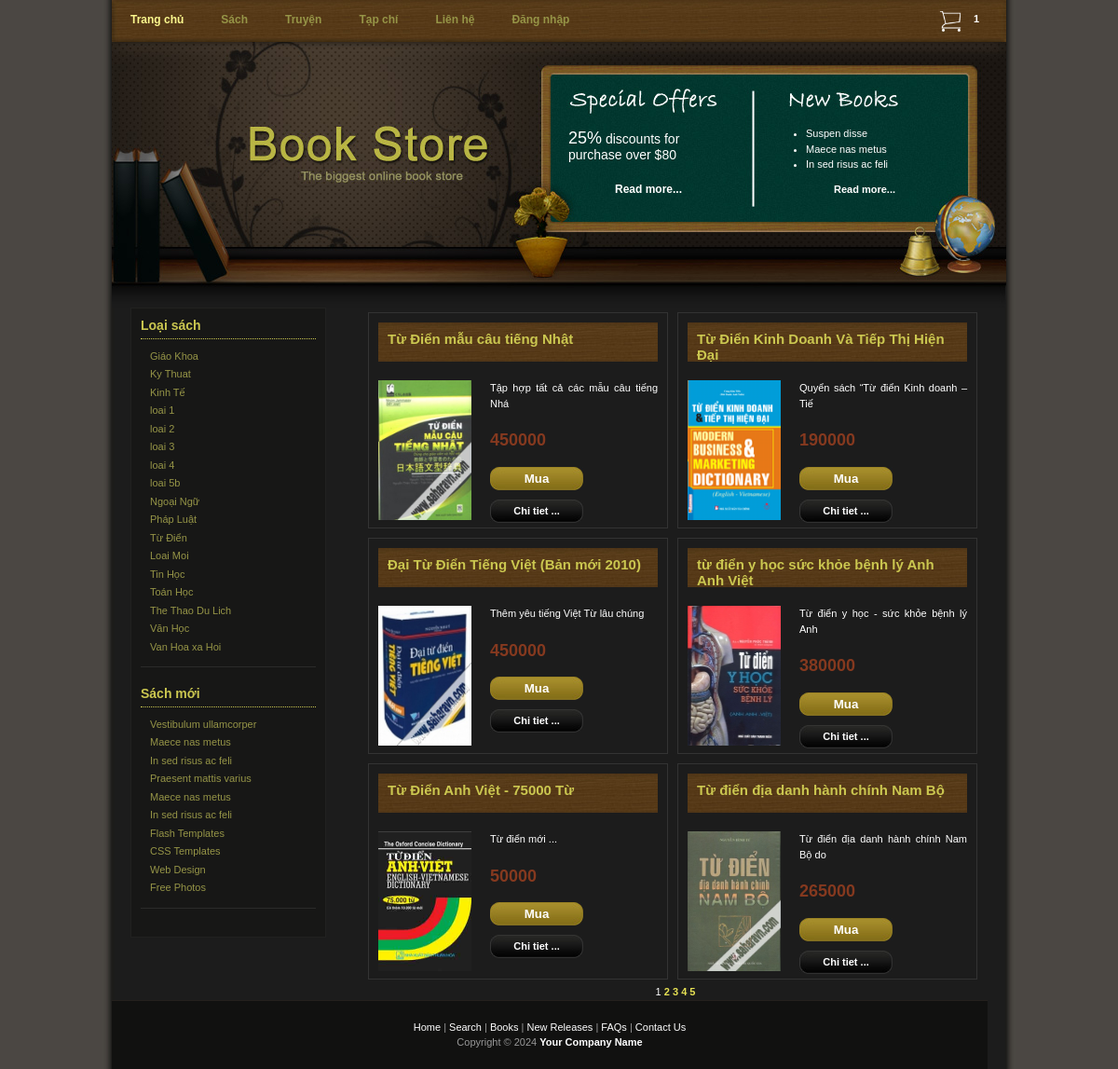
The page / on the database its author committed.
### tables this page shows
CREATE TABLE IF NOT EXISTS `loai` (
  `maloai` varchar(5) NOT NULL,
  `tenloai` varchar(50) NOT NULL,
  PRIMARY KEY (`maloai`)
);

CREATE TABLE IF NOT EXISTS `sach` (
  `masach` varchar(15) NOT NULL,
  `tensach` varchar(250) NOT NULL,
  `mota` text NOT NULL,
  `gia` int(10) NOT NULL,
  `hinh` varchar(50) NOT NULL,
  `manxb` varchar(5) NOT NULL,
  `maloai` varchar(5) NOT NULL,
  PRIMARY KEY (`masach`),
  KEY `manxb` (`manxb`,`maloai`),
  KEY `maloai` (`maloai`),
  CONSTRAINT `sach_ibfk_1` FOREIGN KEY (`manxb`) REFERENCES `nhaxb` (`manxb`) ON UPDATE CASCADE,
  CONSTRAINT `sach_ibfk_2` FOREIGN KEY (`maloai`) REFERENCES `loai` (`maloai`) ON UPDATE CASCADE
);

### classes/Db.class.php (called while the page is built, shortened)
<?php
class Db{
		private $pdo= null;
		public function __construct()
		{
			$driver="mysql:host=". HOST."; dbname=". DB_NAME;
			try
			{
				$this->pdo = new PDO($driver, DB_USER, DB_PASS);
				$this->pdo->query("set names 'utf8' ");
			}
			catch(PDOException $e)
			{
				echo "Err:". $e->getMessage();	exit();
			}
		}
		private function query($sql, $arr = array(), $mode = PDO::FETCH_ASSOC)
		{
			$stm = $this->pdo->prepare($sql);
			if (!$stm->execute( $arr))
				{
				echo "Sql lỗi.";
				echo $this->sql_debug($sql,$arr);
				}
			return $stm->fetchAll($mode);
		}
		public function exeQuery($sql,  $arr = array(), $mode = PDO::FETCH_ASSOC)
		{
			return $this->query($sql, $arr, $mode);
		}
	}
?>

### classes/Loai.class.php (called while the page is built, shortened)
<?php
class Loai extends Db{
	public function tatCa()
	{
		$sql="select * from loai";
		return $this->exeQuery($sql);
	}
}
?>

### classes/Sach.class.php (called while the page is built, shortened)
<?php
class Sach extends Db{
	public function tongSoSach()
	{
		$sql="select count(*) from sach";
		$t=$this->exeQuery($sql,array(),PDO::FETCH_NUM);
		return $t[0][0];
	}
}
?>

### index.php (the view, shortened to what this page needs)
<!DOCTYPE html>
<html>
<head>
    <link href="css/templatemo_style.css" rel="stylesheet" type="text/css" />
    <link href="css/modal.css" rel="stylesheet" type="text/css" />
</head>
<body>
<?php
    $db=new Db();
?>
<div id="templatemo_container">
	<div id="templatemo_menu">
    	<ul>
            <li><a href="index.php" class="current">Trang chủ</a></li>
            <li><a href="subpage.html">Sách</a></li>
            <li><a href="subpage.html">Truyện</a></li>
            <li><a href="#">Tạp chí</a></li>
            <li><a href="#">Liên hệ</a></li>
            <li>
            <?php
                if(isset($_SESSION['user']))
                    echo "Xin chao ",$_SESSION['user'];
                else
                    echo '<a href="#" id="myBtn" onclick="moformlogin()">Đăng nhập</a>';
            ?>
            </li>
        </ul>
        <div id="cartinfo">1</div>
        <div id="cart-box">
            <a href="index.php?mo=cart"><img width="30" class="cart" src="images/cart-lrg.png"  alt="Cart" /></a>
        </div>
    </div>
    <div id="templatemo_header">
    	<div id="templatemo_special_offers">
        	<p>
                <span>25%</span> discounts for
        purchase over $80
        	</p>
			<a href="subpage.html" style="margin-left: 50px;">Read more...</a>
        </div>
        <div id="templatemo_new_books">
        	<ul>
                <li>Suspen disse</li>
                <li>Maece nas metus</li>
                <li>In sed risus ac feli</li>
            </ul>
            <a href="subpage.html" style="margin-left: 50px;">Read more...</a>
        </div>
    </div>
    <div id="templatemo_content">
        <div id="templatemo_content_left">
        	<div class="templatemo_content_left_section">
            	<h1>Loại sách</h1>
                <ul>
                <?php
                $loaiDB=new Loai();
                $loais=$loaiDB->tatCa();
                foreach($loais as $loai)
                {
                ?>
                    <li><a href="index.php?loai=<?php echo $loai['maloai']; ?>"><?php echo $loai['tenloai']; ?></a></li>
                <?php } ?>
            	</ul>
            </div>
			<div class="templatemo_content_left_section">
            	<h1>Sách mới</h1>
                <ul>
                    <li><a href="#">Vestibulum ullamcorper</a></li>
                    <li><a href="#">Maece nas metus</a></li>
                    <li><a href="#">In sed risus ac feli</a></li>
                    <li><a href="#">Praesent mattis varius</a></li>
                    <li><a href="#">Maece nas metus</a></li>
                    <li><a href="#">In sed risus ac feli</a></li>
                    <li><a href="#">Flash Templates</a></li>
                    <li><a href="#">CSS Templates</a></li>
                    <li><a href="#">Web Design</a></li>
                    <li><a href="http://www.photovaco.com" target="_parent">Free Photos</a></li>
            	</ul>
            </div>
        </div>
        <div id="templatemo_content_right">
            <?php include "sach.php"; ?>
        </div>
    </div>
    <div id="templatemo_footer">
	       <a href="subpage.html">Home</a> | <a href="subpage.html">Search</a> | <a href="subpage.html">Books</a> | <a href="#">New Releases</a> | <a href="#">FAQs</a> | <a href="#">Contact Us</a><br />
        Copyright © 2024 <a href="#"><strong>Your Company Name</strong></a>
    </div>
</div>
</body>
</html>

### sach.php (shortened to what this page needs)
<?php
$sachDB=new Sach();
if(isset($_GET['loai']))
{
    $tongSach=$sachDB->tongSoSach1Loai($_GET['loai']);
}else
{
    $tongSach=$sachDB->tongSoSach();
}
$page=isset($_GET['p'])?$_GET['p']:1;
$bd=($page-1)*SACH_1_TRANG;
if(isset($_GET['loai']))
{
    $sachs=$db->exeQuery("select masach,tensach,mota, gia,hinh from sach where maloai=? limit $bd,".SACH_1_TRANG,array($_GET['loai']));
}else
{
    $sachs=$db->exeQuery("select masach,tensach,mota, gia,hinh from sach limit $bd,".SACH_1_TRANG);
}
foreach($sachs as $sach)
{
?>
<div class="templatemo_product_box">
    <h1><?php echo $sach['tensach'];?></h1>
    <img src="images/sach/<?php echo $sach['hinh'];?>" alt="image" />
    <div class="product_info">
        <p><?php echo substr($sach['mota'],0,50);?></p>
        <h3><?php echo $sach['gia'];?></h3>
        <button class="buy_now_button my-btn" type="button" onclick="chonMua('<?php echo $sach['masach'];?>')"> Mua </button>
        <div class="detail_button"><a href="#">Chi tiet ...</a></div>
    </div>
</div>
<?php } ?>
<div class="phantrang" style="text-align:center">
    <?php
    $sotrang=ceil($tongSach/SACH_1_TRANG);
    if($sotrang>1)
    for($i=1;$i<=$sotrang;$i++)
        if($i==$page)
            echo " ",$i," ";
        else
        if(isset($_GET['loai']))
        echo '<a href="index.php?loai='.$_GET['loai'].'&p='.$i.'"> ',$i,' </a>';
        else
            echo '<a href="index.php?p='.$i.'"> ',$i,' </a>';
    ?>
</div>

### css/templatemo_style.css (style rules this page uses)
body { margin: 0; padding: 0; line-height: 1.5em; font-family: Verdana, Arial, san-serif; font-size: 11px; color: #ffffff; background: #4b4743; }
a:link, a:visited { color: #e6e154; text-decoration: none; font-weight: bold; }
p { margin: 0px; padding: 0px; }
img { margin: 0px; padding: 0px; border: none; }
.buy_now_button { text-align: center; border: none; width: 100px; padding: 5px 0 5px 0; margin-bottom: 10px; background: url(../images/templatemo_btn_02.jpg) no-repeat; color: #FFFFFF; font-weight: bold; text-decoration: none; }
.detail_button a { clear: both; text-align: center; display: block; width: 100px; padding: 4px 0 5px 0; margin-bottom: 10px; background: url(../images/templatemo_btn_01.jpg) no-repeat; color: #ffffff; font-weight: bold; text-decoration: none; }
#templatemo_container { width: 960px; margin: 0 auto; padding: 0 10px; background: #1c1c1b url(images/templatemo_bg.jpg) repeat-y; }
#templatemo_menu { clear: both; width: 960px; height: 45px; background: url(../images/templatemo_menu_bg.jpg) no-repeat; }
#templatemo_menu ul { padding: 13px 0 0 0; margin: 0; list-style: none; }
#templatemo_menu ul li { display: inline; }
#templatemo_menu ul li a { float: left; padding: 0 20px; font-size: 12px; font-weight: bold; text-align: center; text-decoration: none; color: #969547; }
#templatemo_menu li a:hover, #templatemo_menu li .current { color: #fcf88e; }
#templatemo_header { clear: both; width: 960px; height: 285px; padding: 0; margin: 0; background: url(../images/templatemo_header_bg.jpg) no-repeat; }
#templatemo_header a,a:hover { color: #ffffff; }
#templatemo_header #templatemo_special_offers { float: left; font-size: 14px; margin-top: 95px; margin-left: 490px; width: 180px; }
#templatemo_special_offers a { font-size: 12px; }
#templatemo_special_offers p { margin: 0 0 20px 0; }
#templatemo_special_offers p span { font-size: 18px; }
#templatemo_header #templatemo_new_books { float: left; margin-top: 90px; margin-left: 55px; width: 180px; }
#templatemo_new_books ul { margin: 0 0 10px 0; padding: 0 0 0 20px; }
#templatemo_new_books li { margin: 0; padding: 0; }
#templatemo_content { clear: both; width: 920px; padding: 0 20px; }
#templatemo_content #templatemo_content_left { float: left; width: 188px; padding: 10px; background-color: #171716; border: 1px solid #212120; }
#templatemo_content #templatemo_content_right { float: right; width: 670px; }
#templatemo_content_left .templatemo_content_left_section { clear: both; padding-bottom: 10px; border-bottom: 1px solid #2b2b2a; margin-bottom: 20px; }
.templatemo_content_left_section h1 { font-size: 14px; color: #cbc750; padding: 0 0 5px 0; margin: 0 0 10px 0; border-bottom: 1px dotted #cbc750; }
.templatemo_content_left_section ul { padding: 0; margin: 0; }
.templatemo_content_left_section ul li { padding: 0 0 3px 10px; list-style: none; }
.templatemo_content_left_section ul li a { font-weight: normal; text-decoration: none; color: #969547; }
#templatemo_content_right .templatemo_product_box { float: left; width: 300px; height: 210px; padding: 10px; border: 1px solid #333; margin: 5px; }
#templatemo_content_right h1 { padding: 10px; margin: 0 0 20px 0; font-size: 15px; color: #cbc750; background: url(images/templatemo_h1_bg.jpg); }
#templatemo_content_right h3 { padding: 0; margin: 0 0 20px 0; font-size: 18px; color: #85391f; }
#templatemo_content_right p { text-align: justify; padding: 0 0 8px 0; }
.templatemo_product_box h1 { overflow: hidden; height: 22px; }
.templatemo_product_box img { float: left; margin-right: 20px; width: 100px; height: 150px; }
.templatemo_product_box .product_info { float: left; width: 180px; }
.product_info p { margin-bottom: 15px; }
#templatemo_footer { clear: both; width: 940px; padding: 20px 0px 20px 0; text-align: center; border-top: 1px solid #25211e; color: #999; background-color: #111110; }
#templatemo_footer a { color: #fff; font-weight: normal; }
#cartinfo { line-height: 24px; width: 20px; float:right; margin-right:15px; margin-top:-5px; font-weight: bold; }
#cart-box { width: 30px; float:right; margin-right:10px; margin-top:-5px; }

### rows shown on the page
loai: tenloai "Giáo Khoa"
loai: tenloai "Ky Thuat"
loai: tenloai "Kinh Tế"
loai: tenloai "loai 1"
loai: tenloai "loai 2"
loai: tenloai "loai 3"
loai: tenloai "loai 4"
loai: tenloai "loai 5b"
loai: tenloai "Ngoại Ngữ"
loai: tenloai "Pháp Luật"
loai: tenloai "Từ Điển"
loai: tenloai "Loai Moi"
loai: tenloai "Tin Học"
loai: tenloai "Toán Học"
loai: tenloai "The Thao Du Lich"
loai: tenloai "Văn Học"
loai: tenloai "Van Hoa xa Hoi"
sach: tensach "Từ Điển mẫu câu tiếng Nhật", hinh (picture), mota "Tập hợp tất cả các mẫu câu tiếng Nhá", gia "450000"
sach: tensach "Từ Điển Kinh Doanh Và Tiếp Thị Hiện Đại", hinh (picture), mota "Quyển sách “Từ điển Kinh doanh – Tiế", gia "190000"
sach: tensach "Đại Từ Điển Tiếng Việt (Bản mới 2010)", hinh (picture), mota "Thêm yêu tiếng Việt Từ lâu chúng", gia "450000"
sach: tensach "từ điển y học sức khỏe bệnh lý Anh Anh Việt", hinh (picture), mota "Từ điển y học - sức khỏe bệnh lý Anh", gia "380000"
sach: tensach "Từ Điển Anh Việt - 75000 Từ", hinh (picture), mota "Từ điển mới ...", gia "50000"
sach: tensach "Từ điển địa danh hành chính Nam Bộ", hinh (picture), mota "Từ điển địa danh hành chính Nam Bộ do", gia "265000"
